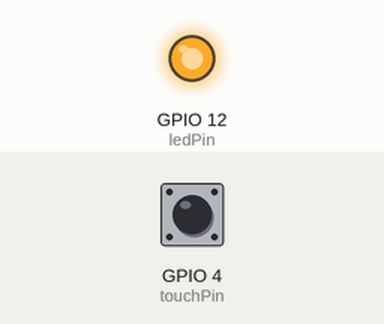
Simulated run of this sketch. Board: ESP32. On the bench: output pins drawn as LEDs (lit = HIGH). The inputs (shaded band) are chosen by the test bench; at power-on: GPIO 4 (touchPin) HIGH. What the sketch prints to the serial monitor is not drawn.

Above: at 0.1 s.
Timing chart, 0 to 1.6 s (numbered marks = the images above):
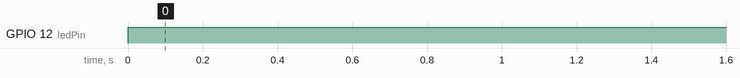

Measured:
- by itself, GPIO 12 (ledPin): LOW → HIGH at 0.00 s

The sketch:

is_touching_water.ino
```cpp
int touchPin = 4; // A5 pin on ESP32
int ledPin = 12; //12 pin on ESP32

void setup() {
  pinMode(ledPin, OUTPUT);
  Serial.begin(115200); //Baud rate - make sure to set the same baud rate in Arduino or else values will be undefined.;
}

void loop() {
  int touchValue = touchRead(touchPin);

  if (touchValue < 500) { //  capacitance threshold (can be calibrated)
    digitalWrite(ledPin, HIGH);
    //Serial.println(touchValue);
    Serial.println("1");
  } else {
    digitalWrite(ledPin, LOW);
    //Serial.println(touchValue);
    Serial.println("0");
  }

  delay(200);
}
```
